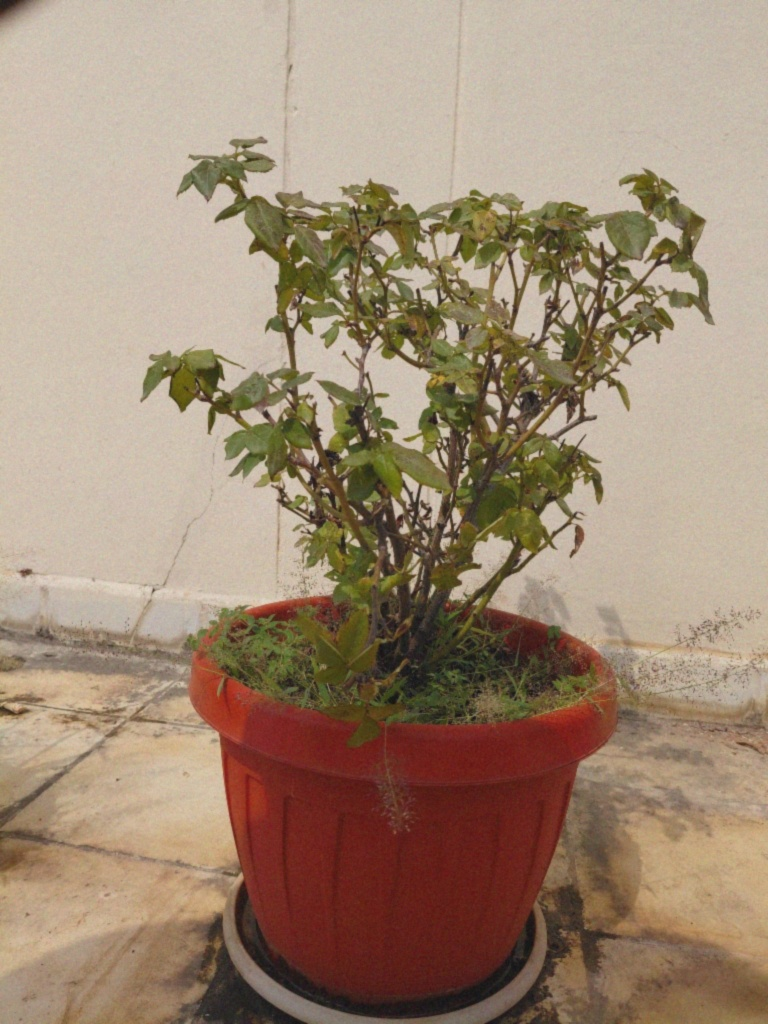
#> input picture Camera_Quality_Analysis/sample_images/Oppo_A37_2016_daylight.jpg, 768 x 1024 px
$ python -i generate_sample_images.py   (imports and definitions only)
#> lines starting #> are read from the running program, lines starting #| are printed output that depends on the picture
"""
Sample Image Generator for Camera Quality Analysis
Generates sample images matching the three experimental scenarios from Section 3.8:
1. Daylight outdoor
2. Indoor lighting
3. Low-light conditions
Across simulated device aging states (2016 = higher sensor noise/blur, 2017 = moderate, 2018 = sharp/clean).
"""

import os
import math
import numpy as np
from PIL import Image, ImageDraw, ImageFilter

# [45 lines left out: function create_scene_base, not called in this run]

def apply_device_aging_effects(base_img, year=2018):
    """
    Simulate camera aging characteristics:
    - 2018: Sharp optics, well-calibrated sensor, low noise
    - 2017: Minor optical softening, slight sensor chroma noise
    - 2016: Noticeable lens aberration/softening, sensor noise, reduced dynamic range
    """
    arr = np.array(base_img, dtype=np.float64)

    if year == 2018:
        # High fidelity, minimal noise
        noise = np.random.normal(0, 1.5, arr.shape)
        arr = np.clip(arr + noise, 0, 255).astype(np.uint8)
        img = Image.fromarray(arr)

    elif year == 2017:
        # Slight blur + moderate sensor noise
        noise = np.random.normal(0, 4.0, arr.shape)
        arr = np.clip(arr + noise, 0, 255).astype(np.uint8)
        img = Image.fromarray(arr).filter(ImageFilter.GaussianBlur(radius=0.4))

    elif year == 2016:
        # Heavy noise + lens softening + contrast drift
        noise = np.random.normal(0, 8.5, arr.shape)
        arr = (arr - 128) * 0.92 + 128  # contrast compression
        arr = np.clip(arr + noise, 0, 255).astype(np.uint8)
        img = Image.fromarray(arr).filter(ImageFilter.GaussianBlur(radius=0.85))

    return img

# [18 lines left out: function generate_all_samples, not called in this run]

# [3 lines not run here, left out]

>>> import cv2
>>> picture = cv2.imread('sample_images/Oppo_A37_2016_daylight.jpg', cv2.IMREAD_GRAYSCALE)
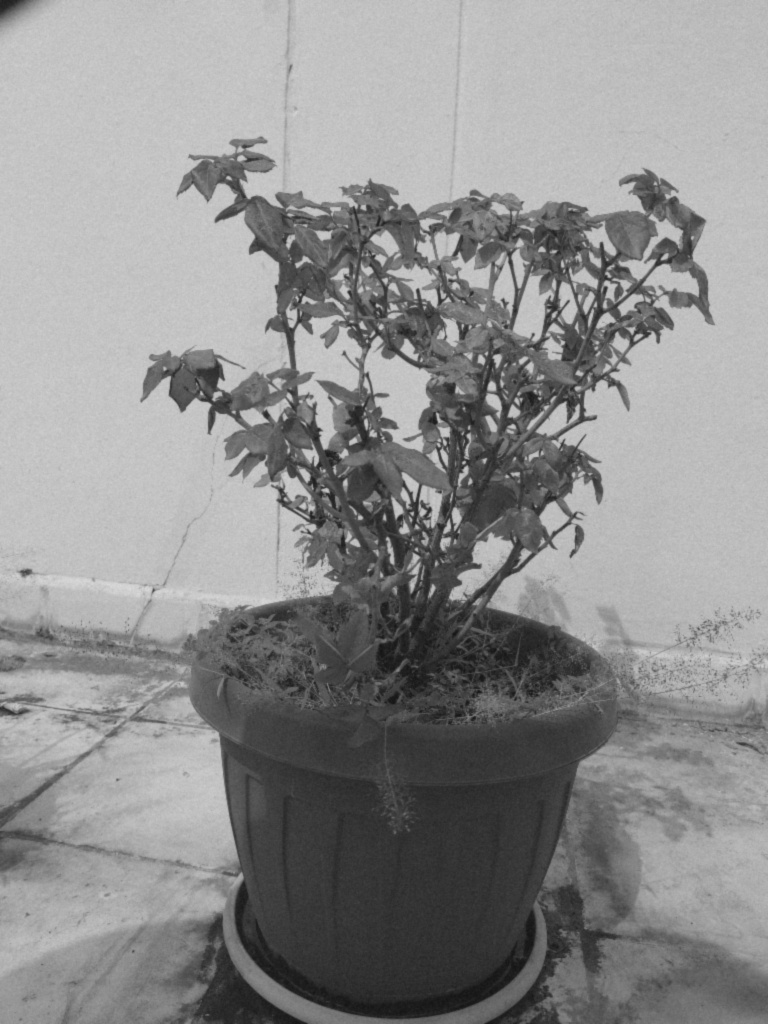
#> picture: shape (1024, 768); min 20, max 218, mean 142.2
>>> result = apply_device_aging_effects(picture)

$ run again, on Camera_Quality_Analysis/sample_images/Oppo_A37_2016_indoor.jpg
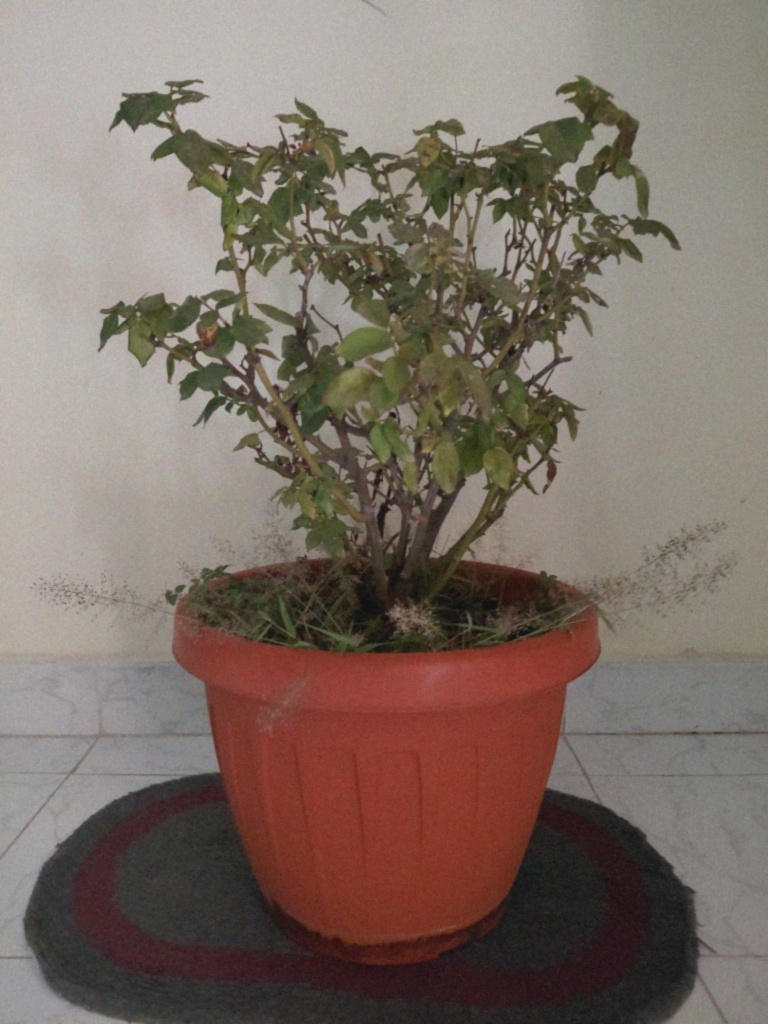
#> input picture Camera_Quality_Analysis/sample_images/Oppo_A37_2016_indoor.jpg, 768 x 1024 px
#> `picture = cv2.imread('sample_images/Oppo_A37_2016_daylight.jpg', cv2.I..`:
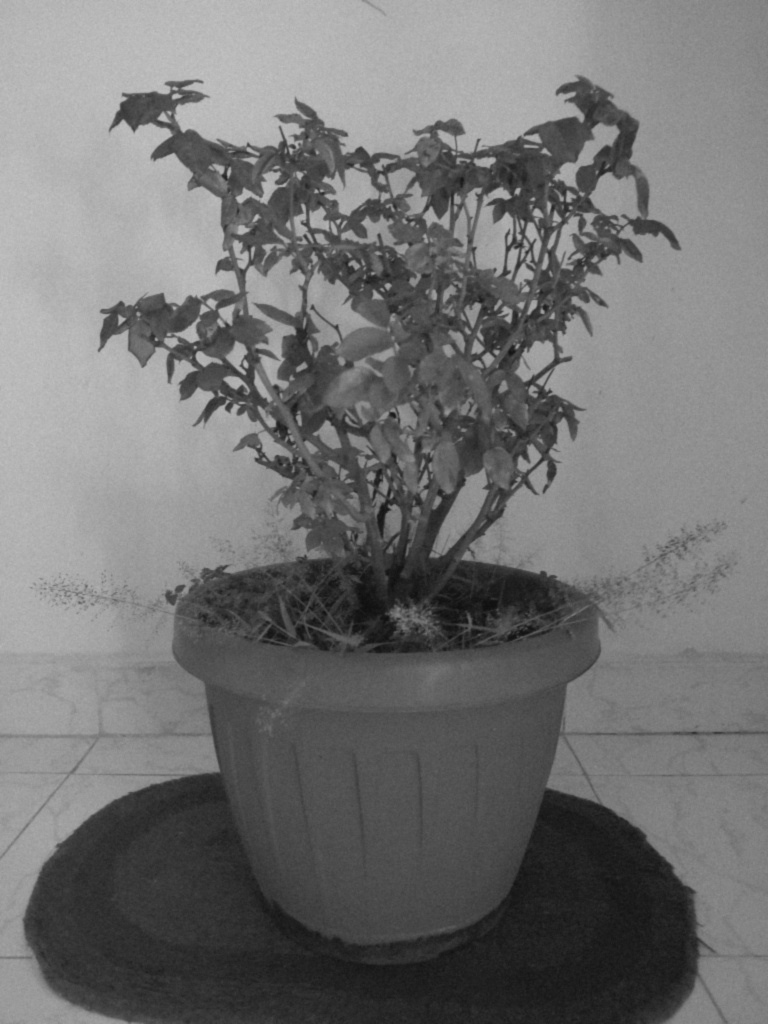
#> picture: shape (1024, 768); min 14, max 196, mean 114.3
